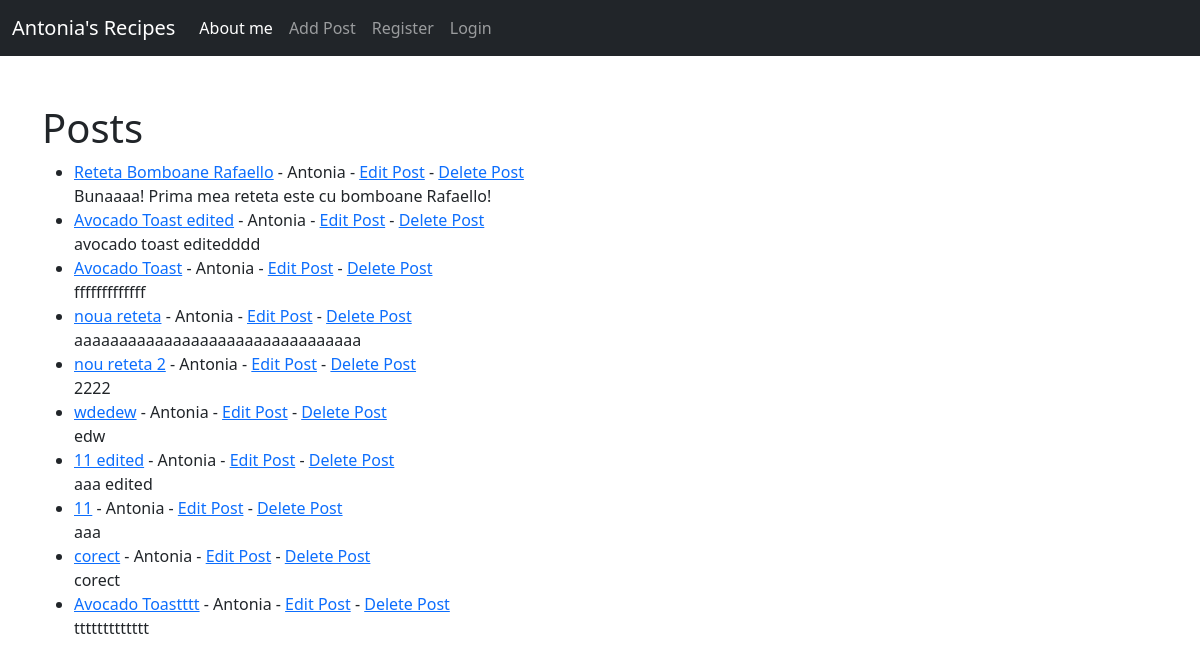
/, run on an earlier commit of the app's database.
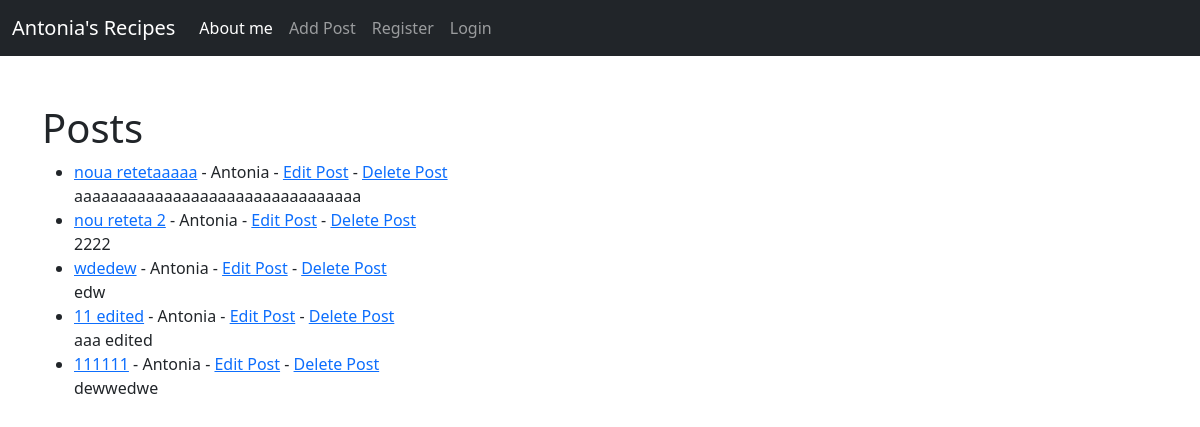
And on a later commit of the database.
### core/models.py (models this page shows, shortened)
class Post(models.Model):
    title = models.CharField(max_length=255)
    title_tag = models.CharField(max_length=255, default="Title_tag")
    author = models.ForeignKey(User, on_delete=models.CASCADE)
    body = models.TextField()
    post_date = models.DateField(auto_now_add=True)

### core/views.py (the view)
# urls.py: path('', HomeView.as_view(), name="home"),
class HomeView(ListView):
    model = Post
    template_name = 'home.html'
    ordering = ['-post_date']

### core/templates/home.html
{% extends 'base.html' %}
{% block content%}
<h1>Posts</h1>
<ul>
{% for post in object_list %}
    <li><a href="{% url 'post_detail' post.pk %}"> {{ post.title }}</a> - {{ post.author.first_name }} - <a href="{% url 'update_post' post.pk %}" >Edit Post</a>
        - <a href="{% url 'delete_post' post.pk %}" >Delete Post</a><br/>
         {{ post.body }}</li>
{% endfor %}
</ul>
{% endblock %}

### core/templates/base.html (shortened to what this page needs)
<!doctype html>
<html lang="en">
  <head>
    <link href="https://cdn.jsdelivr.net/npm/bootstrap@5.2.3/dist/css/bootstrap.min.css" rel="stylesheet">
  </head>
  <body>
    <nav class="navbar navbar-expand-lg navbar-dark bg-dark">
      <div class="container-fluid">
        <a class="navbar-brand" href="{% url 'home' %}">Antonia's Recipes</a>
        <div class="collapse navbar-collapse" id="navbarSupportedContent">
          <ul class="navbar-nav me-auto mb-2 mb-lg-0">
            <li class="nav-item">
              <a class="nav-link active" aria-current="page" href="{% url 'home' %}">About me</a>
            </li>
            <li class="nav-item">
              <a class="nav-link" href="{% url 'add_post' %}">Add Post</a>
            </li>
            <li class="nav-item">
              <a class="nav-link" href="{% url 'register' %}">Register</a>
            </li>
            <li class="nav-item">
              <a class="nav-link" href="{% url 'login' %}">Login</a>
            </li>
          </ul>
        </div>
      </div>
    </nav>
    <br>
    <br>
    <div class = "container">
    {% block content%}
    {% endblock %}
    </div>
  </body>
</html>

What changed in the data, as far as the page shows it:
removed Post: title "Reteta Bomboane Rafaello", author.first_name "Antonia", body "Bunaaaa! Prima mea reteta este cu bomboane Rafaello!"
removed Post: title "Avocado Toast edited", author.first_name "Antonia", body "avocado toast editedddd"
removed Post: title "Avocado Toast", author.first_name "Antonia", body "fffffffffffff"
removed Post: title "11", author.first_name "Antonia", body "aaa"
removed Post: title "corect", author.first_name "Antonia", body "corect"
removed Post: title "Avocado Toastttt", author.first_name "Antonia", body "ttttttttttttt"
changed Post "aaaaaaaaaaaaaaaaaaaaaaaaaaaaaaaa": title "noua reteta" → "noua retetaaaaa"
added Post: title "111111", author.first_name "Antonia", body "dewwedwe"
